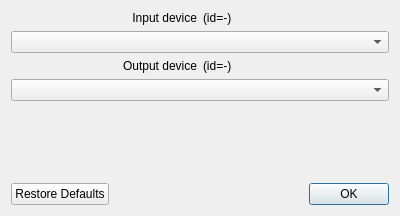
<?xml version="1.0" encoding="UTF-8"?>
<ui version="4.0">
 <class>DeviceChooser</class>
 <widget class="QDialog" name="DeviceChooser">
  <property name="geometry">
   <rect>
    <x>0</x>
    <y>0</y>
    <width>400</width>
    <height>216</height>
   </rect>
  </property>
  <property name="windowTitle">
   <string>Dialog</string>
  </property>
  <layout class="QVBoxLayout" name="verticalLayout_3">
   <item>
    <layout class="QVBoxLayout" name="verticalLayout_2">
     <item>
      <layout class="QHBoxLayout" name="horizontalLayout">
       <item>
        <widget class="QLabel" name="inputLabel">
         <property name="text">
          <string>Input device</string>
         </property>
         <property name="alignment">
          <set>Qt::AlignmentFlag::AlignRight|Qt::AlignmentFlag::AlignTrailing|Qt::AlignmentFlag::AlignVCenter</set>
         </property>
        </widget>
       </item>
       <item>
        <widget class="QLabel" name="inIdLabel">
         <property name="text">
          <string>(id=-)</string>
         </property>
        </widget>
       </item>
      </layout>
     </item>
     <item>
      <widget class="QComboBox" name="inputComboBox"/>
     </item>
    </layout>
   </item>
   <item>
    <layout class="QVBoxLayout" name="verticalLayout">
     <item>
      <layout class="QHBoxLayout" name="horizontalLayout_2">
       <item>
        <widget class="QLabel" name="outputLabel">
         <property name="text">
          <string>Output device</string>
         </property>
         <property name="alignment">
          <set>Qt::AlignmentFlag::AlignRight|Qt::AlignmentFlag::AlignTrailing|Qt::AlignmentFlag::AlignVCenter</set>
         </property>
        </widget>
       </item>
       <item>
        <widget class="QLabel" name="outIdLabel">
         <property name="text">
          <string>(id=-)</string>
         </property>
        </widget>
       </item>
      </layout>
     </item>
     <item>
      <widget class="QComboBox" name="outputComboBox"/>
     </item>
    </layout>
   </item>
   <item>
    <spacer name="verticalSpacer">
     <property name="orientation">
      <enum>Qt::Orientation::Vertical</enum>
     </property>
     <property name="sizeHint" stdset="0">
      <size>
       <width>20</width>
       <height>40</height>
      </size>
     </property>
    </spacer>
   </item>
   <item>
    <widget class="QDialogButtonBox" name="buttonBox">
     <property name="orientation">
      <enum>Qt::Orientation::Horizontal</enum>
     </property>
     <property name="standardButtons">
      <set>QDialogButtonBox::StandardButton::Ok|QDialogButtonBox::StandardButton::RestoreDefaults</set>
     </property>
     <property name="centerButtons">
      <bool>false</bool>
     </property>
    </widget>
   </item>
  </layout>
 </widget>
 <resources/>
 <connections>
  <connection>
   <sender>buttonBox</sender>
   <signal>accepted()</signal>
   <receiver>DeviceChooser</receiver>
   <slot>accept()</slot>
   <hints>
    <hint type="sourcelabel">
     <x>248</x>
     <y>254</y>
    </hint>
    <hint type="destinationlabel">
     <x>157</x>
     <y>274</y>
    </hint>
   </hints>
  </connection>
  <connection>
   <sender>buttonBox</sender>
   <signal>rejected()</signal>
   <receiver>DeviceChooser</receiver>
   <slot>reject()</slot>
   <hints>
    <hint type="sourcelabel">
     <x>316</x>
     <y>260</y>
    </hint>
    <hint type="destinationlabel">
     <x>286</x>
     <y>274</y>
    </hint>
   </hints>
  </connection>
 </connections>
</ui>
